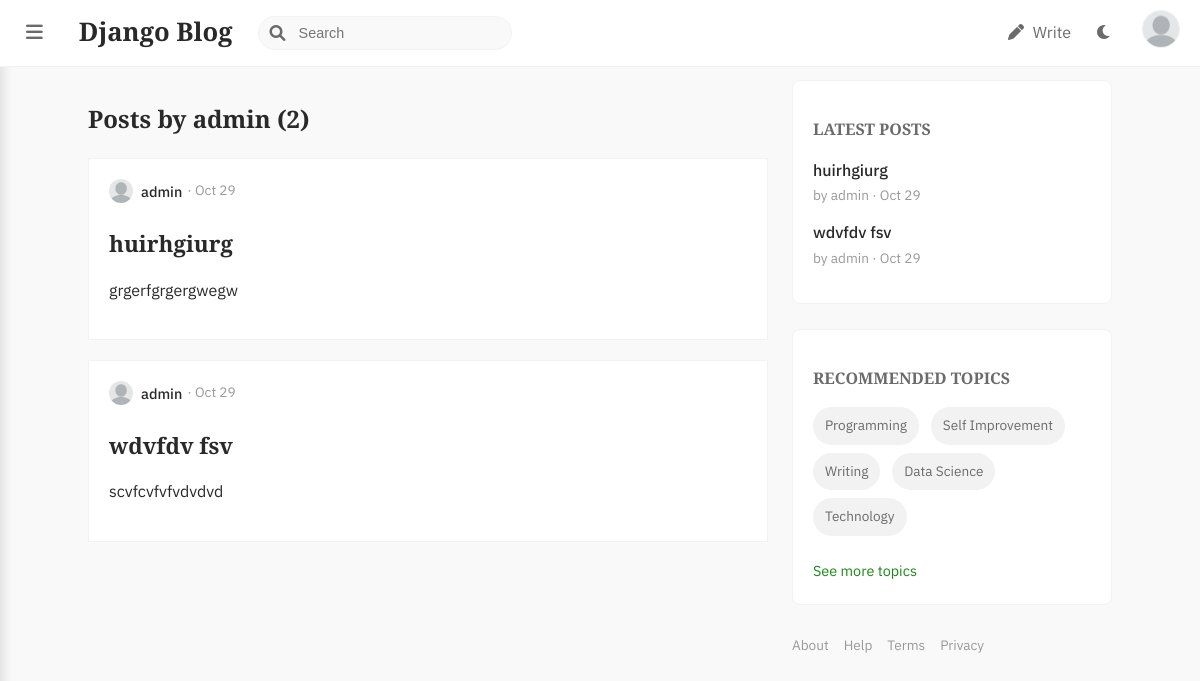
Screenshot of /user/admin with the database file from the repository.
### blog/models.py (models this page shows, shortened)
class Post(models.Model):
    title = models.CharField(max_length=100)
    content = RichTextField(blank=True, null=True)
    image = models.ImageField(upload_to='post_banners', null=True, blank=True)
    date_posted = models.DateTimeField(default=timezone.now)
    author = models.ForeignKey(User, on_delete=models.CASCADE)

class Profile(models.Model):
    user = models.OneToOneField(User, on_delete=models.CASCADE)
    image = models.ImageField(default='user.png', upload_to='profile_pics')
    bio = models.TextField(max_length=500, blank=True)

### blog/views.py (the view)
# urls.py: path('user/<str:username>', UserPostListView.as_view(), name='user-posts'),
class UserPostListView(ListView):
    model = Post
    template_name = 'blog/user_posts.html'
    context_object_name = 'posts'
    paginate_by = 5
    def get_queryset(self):
        user = get_object_or_404(User, username=self.kwargs.get('username'))
        return Post.objects.filter(author=user).order_by('-date_posted')

### blog/context_processors.py (called while the page is built)
def latest_posts_processor(request):
    latest_posts = Post.objects.order_by('-date_posted')[:5]
    return {'latest_posts': latest_posts}

### blog/templates/blog/user_posts.html (shortened to what this page needs)
{% extends "blog/base.html" %}
{% block content %}
    <h2 class="section-title">Posts by {{ view.kwargs.username }} ({{ page_obj.paginator.count }})</h2>
    {% for post in posts %}
        <article class="post-card content-section">
            <div class="post-card-left">
                <div class="post-meta">
                    <img src="{{ post.author.profile.image.url }}" alt="Author Profile" class="author-avatar-small">
                    <a href="{% url 'user-posts' post.author.username %}" class="author-name">{{ post.author }}</a>
                    <span class="post-date">· {{ post.date_posted|date:"M d" }}</span>
                </div>
                <a href="{% url 'post-detail' post.id %}" class="post-link">
                    <h3 class="post-card-title">{{ post.title }}</h3>
                    <p class="post-card-excerpt">{{ post.content|safe|truncatewords_html:30 }}</p>
                </a>
            </div>
        </article>
    {% endfor %}
{% endblock content %}

### blog/templates/blog/base.html (shortened to what this page needs)
{% load static %}
<!DOCTYPE html>
<html lang="en">
<head>
    <link rel="stylesheet" type="text/css" href="{% static 'blog/main.css' %}">
    <link rel="stylesheet" href="https://cdnjs.cloudflare.com/ajax/libs/font-awesome/6.0.0-beta3/css/all.min.css">
</head>
<body class="logged-in-body">
    <header class="logged-in-header">
        <nav class="navbar logged-in-nav">
            <div class="nav-left">
                <button class="sidebar-toggle"><i class="fas fa-bars"></i></button>
                <a class="logo-small" href="{% url 'blog-home' %}">Django Blog</a>
                <div class="search-bar">
                    <i class="fas fa-search"></i>
                    <input type="text" placeholder="Search">
                </div>
            </div>
            <div class="nav-right">
                <a href="{% url 'post-create' %}" class="nav-item"><i class="fas fa-pen"></i> Write</a>
                <button id="reader-mode-toggle" class="nav-item"><i class="fas fa-moon"></i></button>
                <div class="profile-dropdown">
                    <img src="{% if user.is_authenticated and user.profile.image %}{{ user.profile.image.url }}{% else %}{{ MEDIA_URL }}user.png{% endif %}" alt="Profile Picture" class="profile-pic">
                </div>
            </div>
        </nav>
    </header>
    <div class="main-container">
        <main class="content">
            {% block content %}{% endblock %}
        </main>
        <aside class="right-sidebar">
            <div class="content-section">
                <h3>Latest Posts</h3>
                {% for post in latest_posts %}
                    <div class="staff-pick-item">
                        <a href="{% url 'post-detail' post.id %}">
                            <p>{{ post.title }}</p>
                        </a>
                        <small>by {{ post.author.username }} · {{ post.date_posted|date:"M d" }}</small>
                    </div>
                {% endfor %}
            </div>
            <div class="content-section recommended-topics">
                <h3>Recommended topics</h3>
                <div class="topic-tags">
                    <span class="tag">Programming</span>
                    <span class="tag">Self Improvement</span>
                    <span class="tag">Writing</span>
                    <span class="tag">Data Science</span>
                    <span class="tag">Technology</span>
                </div>
                <a href="#" class="see-full">See more topics</a>
            </div>
            <footer class="right-sidebar-footer">
                <a href="#">About</a>
                <a href="#">Help</a>
                <a href="#">Terms</a>
                <a href="#">Privacy</a>
            </footer>
        </aside>
    </div>
</body>
</html>

### blog/static/blog/main.css (style rules this page uses)
body { font-family: 'IBM Plex Sans', sans-serif; color: #292929; background-color: #fff; margin: 0; line-height: 1.6; transition: background-color 0.3s, color 0.3s; }
h1, h2, h3, h4, h5, h6 { font-family: 'Playfair Display', serif; color: #292929; margin-bottom: 0.5em; }
a { color: inherit; text-decoration: none; transition: color 0.2s ease-in-out; }
.logged-in-body { display: flex; min-height: 100vh; padding-top: 60px; background-color: #f9f9f9; }
.logged-in-header { background-color: #fff; border-bottom: 1px solid #f2f2f2; position: fixed; width: 100%; top: 0; left: 0; z-index: 999; }
.logged-in-nav { display: flex; justify-content: space-between; align-items: center; width: 100%; max-width: 1200px; padding: 10px 20px; box-sizing: border-box; margin-left: auto; margin-right: auto; }
.logged-in-nav .nav-left, .logged-in-nav .nav-right { display: flex; align-items: center; }
.logged-in-nav .logo-small { font-family: 'Playfair Display', serif; font-size: 1.6rem; font-weight: 700; color: #292929; margin-left: 15px; }
.logged-in-nav .sidebar-toggle { background: none; border: none; font-size: 1.2rem; cursor: pointer; color: #6b6b6b; margin-right: 15px; transition: color 0.2s ease; }
.logged-in-nav .search-bar { position: relative; margin-left: 25px; }
.logged-in-nav .search-bar i { position: absolute; left: 12px; top: 50%; transform: translateY(-50%); color: #6b6b6b; }
.logged-in-nav .search-bar input { border: 1px solid #f2f2f2; border-radius: 99em; padding: 8px 12px 8px 40px; background-color: #f9f9f9; font-size: 0.9rem; width: 200px; transition: all 0.2s ease; }
.logged-in-nav .nav-right .nav-item { margin-left: 25px; font-size: 1rem; color: #6b6b6b; transition: color 0.2s ease; cursor: pointer; background: none; border: none; padding: 0; }
.logged-in-nav .nav-right .nav-item i { margin-right: 5px; }
.profile-dropdown { position: relative; margin-left: 25px; cursor: pointer; }
.profile-dropdown .profile-pic { width: 36px; height: 36px; border-radius: 50%; object-fit: cover; border: 1px solid #eee; transition: transform 0.2s ease; }
.main-container { margin-left: 240px; width: calc(100% - 240px); display: flex; justify-content: center; padding: 20px; gap: 24px; transition: margin-left 0.3s ease, width 0.3s ease; }
.content { width: 100%; max-width: 680px; flex-shrink: 1; }
.right-sidebar { width: 320px; flex-shrink: 0; position: sticky; top: 80px; align-self: flex-start; }
.content-section { background: #ffffff; padding: 20px; border: 1px solid #f2f2f2; border-radius: 8px; margin-bottom: 25px; }
.section-title { font-size: 1.5rem; font-weight: 600; margin-bottom: 20px; }
.post-card { display: flex; justify-content: space-between; background: #fff; padding: 20px; border-bottom: 1px solid #f2f2f2; margin-bottom: 20px; border-radius: 0; box-shadow: none; }
.post-card-left { flex: 1; padding-right: 20px; }
.post-meta { display: flex; align-items: center; margin-bottom: 10px; }
.author-avatar-small { width: 24px; height: 24px; border-radius: 50%; object-fit: cover; margin-right: 8px; }
.author-name { font-weight: 500; font-size: 0.9rem; }
.post-date { font-size: 0.85rem; color: #999; margin-left: 5px; }
.post-card-title { font-size: 1.4rem; font-weight: 700; margin-bottom: 8px; }
.post-card-excerpt { font-size: 1rem; color: #6b6b6b; line-height: 1.5; }
.right-sidebar .content-section h3 { font-size: 1rem; text-transform: uppercase; color: #6b6b6b; margin-bottom: 15px; font-weight: 600; }
.staff-pick-item { margin-bottom: 15px; line-height: 1.4; }
.staff-pick-item p { font-weight: 500; margin-bottom: 2px; }
.staff-pick-item small { color: #999; font-size: 0.85rem; }
.see-full { color: #1A8917; font-size: 0.9rem; margin-top: 15px; display: inline-block; }
.topic-tags .tag { display: inline-block; background-color: #f2f2f2; color: #6b6b6b; padding: 8px 12px; border-radius: 99em; font-size: 0.85rem; margin: 0 8px 8px 0; transition: background-color 0.2s ease, color 0.2s ease; }
.right-sidebar-footer { display: flex; flex-wrap: wrap; margin-top: 30px; }
.right-sidebar-footer a { font-size: 0.85rem; color: #999; margin-right: 15px; margin-bottom: 10px; }
@media (max-width: 1200px) { .main-container { margin-left: 0; width: 100%; } }

### rows the page displays
Post: author.profile.image (placeholder picture), author "admin", date_posted "Oct 29", title "huirhgiurg", content "grgerfgrgergwegw", author.username "admin"
Post: author.profile.image (placeholder picture), author "admin", date_posted "Oct 29", title "wdvfdv fsv", content "scvfcvfvfvdvdvd", author.username "admin"

### other values shown
{{ view.kwargs.username }} "admin"
{{ page_obj.paginator.count }} "2"
